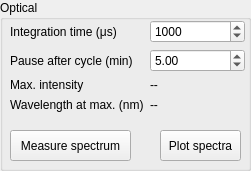
   <widget class="QGroupBox" name="optical_box">
    <property name="geometry">
     <rect>
      <x>560</x>
      <y>670</y>
      <width>251</width>
      <height>171</height>
     </rect>
    </property>
    <property name="title">
     <string>Optical</string>
    </property>
    <widget class="QWidget" name="formLayoutWidget_5">
     <property name="geometry">
      <rect>
       <x>10</x>
       <y>20</y>
       <width>235</width>
       <height>95</height>
      </rect>
     </property>
     <layout class="QFormLayout" name="optical_form_layout">
      <item row="0" column="0">
       <widget class="QLabel" name="opt_int_time_label">
        <property name="text">
         <string>Integration time (μs)</string>
        </property>
       </widget>
      </item>
      <item row="0" column="1">
       <widget class="QSpinBox" name="spec_int_time">
        <property name="minimum">
         <number>50</number>
        </property>
        <property name="maximum">
         <number>10000000</number>
        </property>
        <property name="singleStep">
         <number>50</number>
        </property>
        <property name="value">
         <number>1000</number>
        </property>
       </widget>
      </item>
      <item row="1" column="0">
       <widget class="QLabel" name="pause_spec_label">
        <property name="text">
         <string>Pause after cycle (min)</string>
        </property>
       </widget>
      </item>
      <item row="1" column="1">
       <widget class="QDoubleSpinBox" name="set_spec_pause">
        <property name="minimum">
         <double>0.100000000000000</double>
        </property>
        <property name="maximum">
         <double>100.000000000000000</double>
        </property>
        <property name="singleStep">
         <double>0.500000000000000</double>
        </property>
        <property name="value">
         <double>5.000000000000000</double>
        </property>
       </widget>
      </item>
      <item row="2" column="0">
       <widget class="QLabel" name="max_intensity_label">
        <property name="text">
         <string>Max. intensity</string>
        </property>
       </widget>
      </item>
      <item row="3" column="0">
       <widget class="QLabel" name="wavelength_label">
        <property name="text">
         <string>Wavelength at max. (nm)</string>
        </property>
       </widget>
      </item>
      <item row="2" column="1">
       <widget class="QLabel" name="max_intensity">
        <property name="text">
         <string>--</string>
        </property>
       </widget>
      </item>
      <item row="3" column="1">
       <widget class="QLabel" name="wavelength_at_max">
        <property name="text">
         <string>--</string>
        </property>
       </widget>
      </item>
     </layout>
    </widget>
    <widget class="QPushButton" name="get_optical_spectrum">
     <property name="geometry">
      <rect>
       <x>10</x>
       <y>130</y>
       <width>121</width>
       <height>31</height>
      </rect>
     </property>
     <property name="text">
      <string>Measure spectrum</string>
     </property>
    </widget>
    <widget class="QPushButton" name="plot_optical_spectra">
     <property name="geometry">
      <rect>
       <x>160</x>
       <y>130</y>
       <width>81</width>
       <height>31</height>
      </rect>
     </property>
     <property name="text">
      <string>Plot spectra</string>
     </property>
    </widget>
   </widget>
